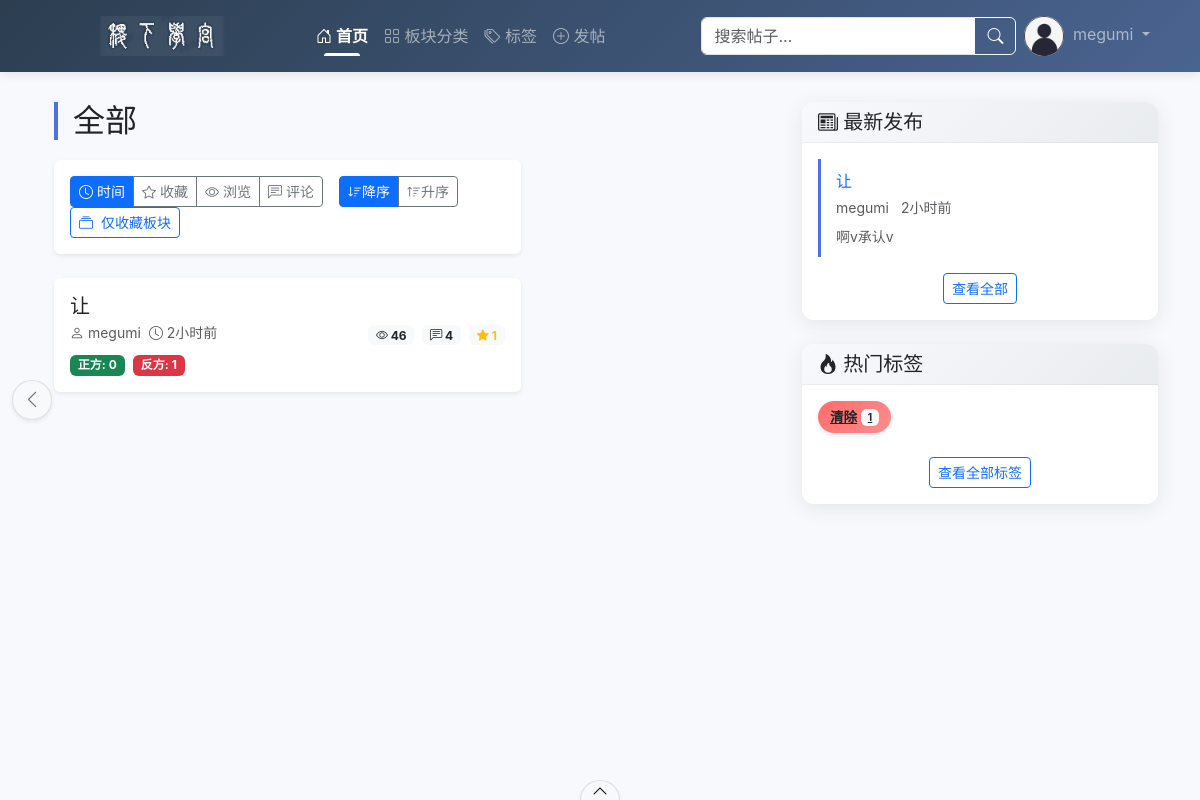
The page /posts/latest (signed in) on the database its author committed.
### app.py (models this page shows, shortened)
class UserModel(UserMixin, db.Model):
    id = db.Column(db.Integer, primary_key=True)
    username = db.Column(db.String(20), unique=True, nullable=False)
    email = db.Column(db.String(120), unique=True, nullable=False)
    phone = db.Column(db.String(20), nullable=True)
    password_hash = db.Column(db.String(128), nullable=False)
    avatar = db.Column(db.String(100), default='/static/images/default_avatar.jpg')
    bio = db.Column(db.Text)
    created_at = db.Column(db.DateTime, default=utc_time)
    last_seen = db.Column(db.DateTime, default=utc_time)
    histories = db.relationship('HistoryModel', backref='user', lazy='dynamic')
    post_count = db.Column(db.Integer, default=0)
    post_likes_received = db.Column(db.Integer, default=0)
    comment_likes_received = db.Column(db.Integer, default=0)
    faction = db.Column(db.String(10))  # 'pro' or 'anti'
    score = db.Column(db.Float, default=1.0)  # 用户分数，初始为1分

class PostModel(db.Model):
    id = db.Column(db.Integer, primary_key=True)
    title = db.Column(db.String(100), nullable=False)
    content = db.Column(db.Text, nullable=False)
    author_id = db.Column(db.Integer, db.ForeignKey('user_model.id'), nullable=False)
    created_at = db.Column(db.DateTime, default=utc_time)
    updated_at = db.Column(db.DateTime, default=utc_time, onupdate=utc_time)
    tags = db.Column(db.String(200))
    view_count = db.Column(db.Integer, default=0)
    image_path = db.Column(db.String(255))
    thumbnail_path = db.Column(db.String(255))
    video_path = db.Column(db.String(255))
    like_count = db.Column(db.Integer, default=0)
    dislike_count = db.Column(db.Integer, default=0)
    favorite_count = db.Column(db.Integer, default=0)
    category_id = db.Column(db.Integer, db.ForeignKey('category_model.id'))
    author = db.relationship('UserModel', backref='posts')
    comments = db.relationship('CommentModel', backref='post', lazy='dynamic')
    category = db.relationship('CategoryModel', backref='posts')

### app.py (the view)
@app.route('/posts/latest')
def latest_posts():
    sort = request.args.get('sort', 'time')  # 默认按时间排序
    order = request.args.get('order', 'desc')  # 默认降序
    filter_favorites = request.args.get('filter') == 'favorites'  # 是否筛选收藏板块
    query = PostModel.query
    if filter_favorites and current_user.is_authenticated:
        favorite_categories = [fav.category_id for fav in current_user.category_favorites]
        query = query.filter(PostModel.category_id.in_(favorite_categories))
    if sort == 'time':
        order_by = PostModel.created_at.desc() if order == 'desc' else PostModel.created_at.asc()
    elif sort == 'favorites':
        order_by = PostModel.favorite_count.desc() if order == 'desc' else PostModel.favorite_count.asc()
    elif sort == 'views':
        order_by = PostModel.view_count.desc() if order == 'desc' else PostModel.view_count.asc()
    elif sort == 'comments':
        from sqlalchemy import func
        query = query.outerjoin(CommentModel).group_by(PostModel.id)
        order_by = func.count(CommentModel.id).desc() if order == 'desc' else func.count(CommentModel.id).asc()
    else:
        order_by = PostModel.created_at.desc()  # 默认按时间降序
    posts = query.order_by(order_by).all()
    return render_template('posts/latest.html',
                         title="最新发布",
                         posts=posts,
                         sort=sort,
                         order=order,
                         filter_favorites=filter_favorites)

### templates/posts/latest.html (shortened to what this page needs)
{% extends "base.html" %}
{% block content %}
<div class="container">
    <div class="row">
        <div class="col-lg-8">
            <h2 class="section-header">全部</h2>
            <div class="card mb-4 border-0 shadow-sm">
                <div class="card-body p-3">
                    <div class="d-flex flex-wrap align-items-center justify-content-between">
                        <div class="d-flex flex-wrap align-items-center">
                            <div class="btn-group btn-group-sm me-3" role="group">
                                <a href="{{ url_for('latest_posts', sort='time', order=order, filter='favorites' if filter_favorites else None) }}"
                                   class="btn {{ 'btn-primary' if sort == 'time' else 'btn-outline-secondary' }}">
                                    <i class="bi bi-clock me-1"></i>时间
                                </a>
                                <a href="{{ url_for('latest_posts', sort='favorites', order=order, filter='favorites' if filter_favorites else None) }}"
                                   class="btn {{ 'btn-primary' if sort == 'favorites' else 'btn-outline-secondary' }}">
                                    <i class="bi bi-star me-1"></i>收藏
                                </a>
                                <a href="{{ url_for('latest_posts', sort='views', order=order, filter='favorites' if filter_favorites else None) }}"
                                   class="btn {{ 'btn-primary' if sort == 'views' else 'btn-outline-secondary' }}">
                                    <i class="bi bi-eye me-1"></i>浏览
                                </a>
                                <a href="{{ url_for('latest_posts', sort='comments', order=order, filter='favorites' if filter_favorites else None) }}"
                                   class="btn {{ 'btn-primary' if sort == 'comments' else 'btn-outline-secondary' }}">
                                    <i class="bi bi-chat-left-text me-1"></i>评论
                                </a>
                            </div>
                            <div class="btn-group btn-group-sm" role="group">
                                <a href="{{ url_for('latest_posts', sort=sort, order='desc', filter='favorites' if filter_favorites else None) }}"
                                   class="btn {{ 'btn-primary' if order == 'desc' else 'btn-outline-secondary' }}">
                                    <i class="bi bi-sort-down"></i>降序
                                </a>
                                <a href="{{ url_for('latest_posts', sort=sort, order='asc', filter='favorites' if filter_favorites else None) }}"
                                   class="btn {{ 'btn-primary' if order == 'asc' else 'btn-outline-secondary' }}">
                                    <i class="bi bi-sort-up"></i>升序
                                </a>
                            </div>
                        </div>
                        {% if current_user.is_authenticated %}
                        <div class="mt-2 mt-sm-0">
                            <a href="{{ url_for('latest_posts', sort=sort, order=order, filter=None if filter_favorites else 'favorites') }}"
                               class="btn btn-sm {{ 'btn-primary' if filter_favorites else 'btn-outline-primary' }}">
                                <i class="bi bi-collection{{ '-fill' if filter_favorites else '' }} me-1"></i>
                                {{ '显示全部' if filter_favorites else '仅收藏板块' }}
                            </a>
                        </div>
                        {% endif %}
                    </div>
                </div>
            </div>
            {% for post in posts %}
            <div class="card mb-3 border-0 shadow-sm hover-shadow">
                <div class="card-body">
                    <div class="d-flex justify-content-between">
                        <div>
                            <h5 class="card-title mb-1">
                                <a href="{{ url_for('post', post_id=post.id) }}" class="text-decoration-none text-dark">{{ post.title }}</a>
                            </h5>
                            <div class="d-flex align-items-center text-muted small">
                                <span class="me-2"><i class="bi bi-person"></i> {{ post.author.username }}</span>
                                <span><i class="bi bi-clock"></i> {{ post.created_at|naturaltime }}</span>
                            </div>
                            <div class="mt-2">
                                <span class="badge bg-success me-1">正方: {{ post.user_factions|selectattr('faction', 'equalto', 'pro')|list|length }}</span>
                                <span class="badge bg-danger">反方: {{ post.user_factions|selectattr('faction', 'equalto', 'anti')|list|length }}</span>
                            </div>
                        </div>
                        <div class="d-flex align-items-center">
                            <span class="badge bg-light text-dark me-2">
                                <i class="bi bi-eye"></i> {{ post.view_count }}
                            </span>
                            <span class="badge bg-light text-dark me-2">
                                <i class="bi bi-chat-left-text"></i> {{ post.comments.count() }}
                            </span>
                            <span class="badge bg-light text-warning">
                                <i class="bi bi-star-fill"></i> {{ post.favorite_count }}
                            </span>
                        </div>
                    </div>
                </div>
            </div>
            {% endfor %}
        </div>
    </div>
</div>
{% endblock %}

### templates/base.html (shortened to what this page needs)
<!DOCTYPE html>
<html lang="zh-CN">
<head>
    <link href="https://cdn.jsdelivr.net/npm/bootstrap@5.3.0-alpha1/dist/css/bootstrap.min.css" rel="stylesheet">
    <link rel="stylesheet" href="https://cdn.jsdelivr.net/npm/bootstrap-icons@1.10.3/font/bootstrap-icons.css">
</head>
<body>
    <nav class="navbar navbar-expand-lg navbar-dark bg-dark sticky-top">
        <div class="container">
            <a class="navbar-brand" href="/">
                <img src="{{ url_for('static', filename='images/seal_script_logo.png') }}" alt="稷下学宫 Logo" style="height: 40px;">
            </a>
            <div class="collapse navbar-collapse" id="navbarNav">
                <ul class="navbar-nav me-auto">
                    <li class="nav-item">
                        <a class="nav-link active" href="/"><i class="bi bi-house-door"></i> 首页</a>
                    </li>
                    <li class="nav-item">
                        <a class="nav-link" href="/categories"><i class="bi bi-grid"></i> 板块分类</a>
                    </li>
                    <li class="nav-item">
                        <a class="nav-link" href="{{ url_for('tags') }}"><i class="bi bi-tags"></i> 标签</a>
                    </li>
                    {% if current_user.is_authenticated %}
                    <li class="nav-item">
                        <a class="nav-link" href="{{ url_for('new_post') }}"><i class="bi bi-plus-circle"></i> 发帖</a>
                    </li>
                    {% endif %}
                </ul>
                <form class="d-flex" action="{{ url_for('search') }}" method="GET">
                    <div class="input-group">
                        <input type="search" class="form-control" placeholder="搜索帖子..."
                               aria-label="Search" name="q" required>
                        <button class="btn btn-outline-light" type="submit">
                            <i class="bi bi-search"></i>
                        </button>
                    </div>
                </form>
                <ul class="navbar-nav">
                    {% if current_user.is_authenticated %}
                    <li class="nav-item dropdown">
                        <a class="nav-link dropdown-toggle" href="/user/{{ current_user.username }}" id="userDropdown" role="button" data-bs-toggle="dropdown">
                            <img src="{{ current_user.avatar or '/static/images/avatars/default.jpg' }}" class="user-avatar me-1">
                            {{ current_user.username }}
                        </a>
                    </li>
                    {% endif %}
                </ul>
            </div>
        </div>
    </nav>
    <div class="container main-container">
        <div class="row">
            <div class="col-lg-8" id="mainContent">
                {% block content %}{% endblock %}
            </div>
            <div class="position-fixed top-50 end-0 translate-middle-y" style="z-index: 1030; right: 0px;">
                <button class="btn btn-light shadow-sm sidebar-toggle-btn rounded-circle d-flex align-items-center justify-content-center" type="button" style="width: 40px; height: 40px; padding: 0;">
                    <i class="bi bi-chevron-left sidebar-toggle-icon"></i>
                </button>
            </div>
            <div class="col-lg-4" id="sidebarCollapse">
                <div class="sidebar">
                    {% if not request.path.startswith('/user/') %}
                    <div class="card forum-card mb-4">
                        <div class="card-header bg-white">
                            <h5 class="m-0"><i class="bi bi-newspaper"></i> 最新发布</h5>
                        </div>
                        <div class="card-body">
                            {% for post in latest_posts %}
                            <div class="history-item">
                                <a href="/post/{{ post.id }}" class="text-decoration-none">{{ post.title }}</a>
                                <div class="text-muted small mt-1">
                                    <span>{{ post.author.username }}</span>
                                    <span class="ms-2">{{ post.created_at|naturaltime }}</span>
                                </div>
                                <div class="post-preview mt-2 text-muted small">
                                    {{ post.content|striptags|truncate(100) }}
                                </div>
                            </div>
                            {% endfor %}
                            <div class="text-center mt-3">
                                <a href="/posts/latest" class="btn btn-outline-primary btn-sm">查看全部</a>
                            </div>
                        </div>
                    </div>
                    <div class="card forum-card">
                        <div class="card-header bg-white">
                            <h5 class="m-0"><i class="bi bi-fire"></i> 热门标签</h5>
                        </div>
                        <div class="card-body">
                            <div class="tags-container">
                                {% for tag, count in hot_tags_with_count %}
                                <a href="{{ url_for('tag', tag_name=tag) }}" class="badge-tag hot-tag" title="{{ count }} 篇帖子">
                                    {{ tag }}
                                    <span class="badge bg-light text-dark ms-1">{{ count }}</span>
                                </a>
                                {% else %}
                                <div class="text-muted">暂无热门标签</div>
                                {% endfor %}
                            </div>
                            <div class="text-center mt-3">
                                <a href="{{ url_for('tags') }}" class="btn btn-outline-primary btn-sm">查看全部标签</a>
                            </div>
                        </div>
                    </div>
                    {% endif %}
                            </div>
                        </div>
                    </div>
                </div>
    <div class="fixed-bottom text-center">
        <button class="btn btn-light shadow-sm footer-toggle-btn" type="button" data-bs-toggle="collapse" data-bs-target="#footerCollapse" aria-expanded="false" aria-controls="footerCollapse">
            <i class="bi bi-chevron-up footer-toggle-icon"></i>
        </button>
    </div>
</body>
</html>

### rows shown on the page
UserModel: avatar (placeholder picture), username "megumi"
PostModel: title "让", author.username "megumi", created_at "2小时前", user_factions|selectattr "0", user_factions|selectattr "1", view_count "46", comments.count "4", favorite_count "1", content "啊v承认v", tags "清除", count "1"

### other values the page prints
{{ '显示全部' if filter_favorites else '仅收藏板块' }} "仅收藏板块"
